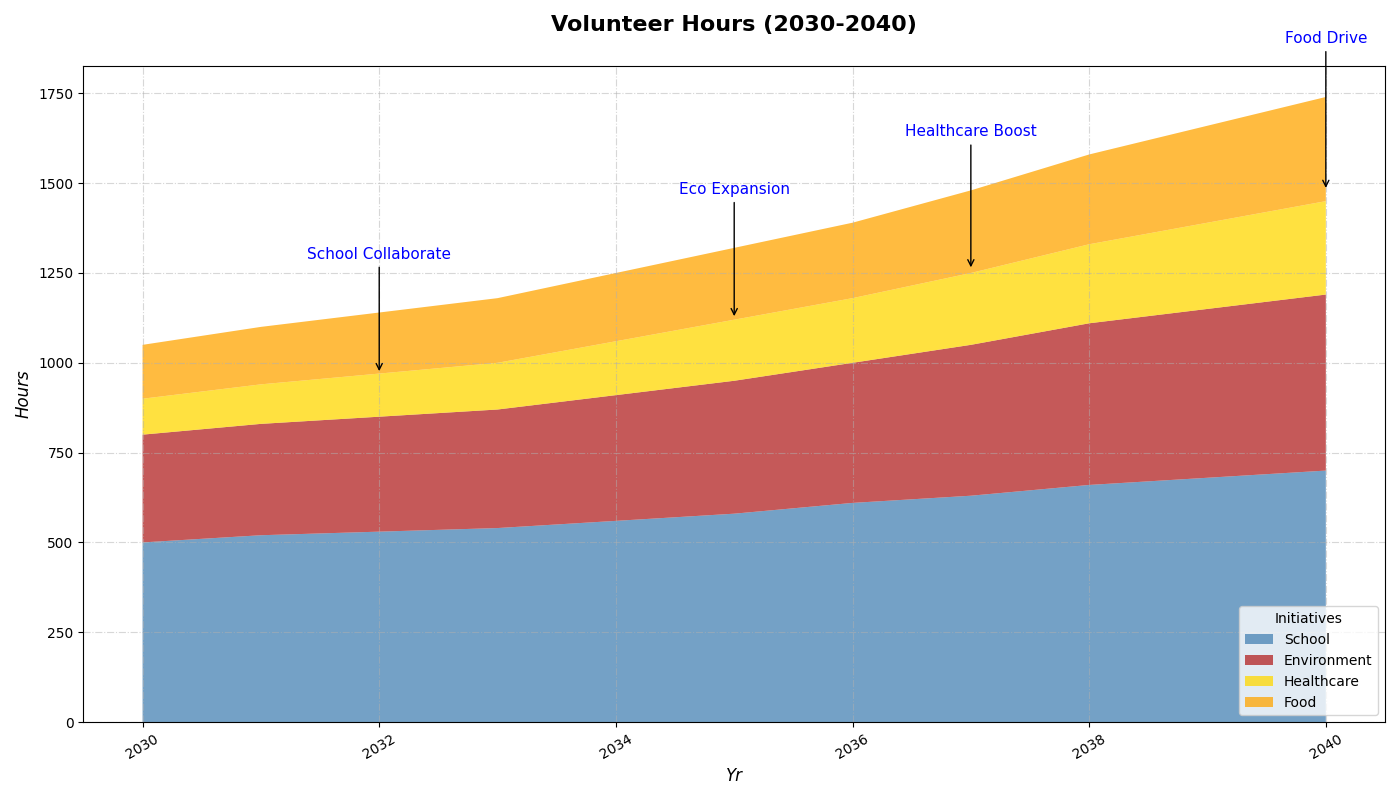

Python code for this plot:
import matplotlib.pyplot as plt
import numpy as np

years = np.arange(2030, 2041)

school_programs = np.array([500, 520, 530, 540, 560, 580, 610, 630, 660, 680, 700])
environmental_projects = np.array([300, 310, 320, 330, 350, 370, 390, 420, 450, 470, 490])
healthcare_support = np.array([100, 110, 120, 130, 150, 170, 180, 200, 220, 240, 260])
food_drives = np.array([150, 160, 170, 180, 190, 200, 210, 230, 250, 270, 290])

plt.figure(figsize=(14, 8))
plt.stackplot(years, school_programs, environmental_projects, healthcare_support, food_drives,
              labels=['School', 'Environment', 'Healthcare', 'Food'],
              colors=['#4682B4', '#B22222', '#FFD700', '#FFA500'], alpha=0.75)

plt.title('Volunteer Hours (2030-2040)', fontsize=16, fontweight='bold', pad=25)
plt.xlabel('Yr', fontsize=12, fontstyle='italic')
plt.ylabel('Hours', fontsize=12, fontstyle='italic')

plt.legend(loc='lower right', title='Initiatives', fontsize=10)

plt.grid(alpha=0.5, linestyle='-.')
plt.xticks(rotation=30)
plt.tight_layout()

milestones = {
    2032: 'School Collaborate',
    2035: 'Eco Expansion',
    2037: 'Healthcare Boost',
    2040: 'Food Drive'
}

for year, text in milestones.items():
    hour_total = sum([school_programs[year-2030], environmental_projects[year-2030], healthcare_support[year-2030], food_drives[year-2030]])
    plt.annotate(text, xy=(year, hour_total*0.85), xytext=(year, hour_total + 150),
                 arrowprops=dict(facecolor='grey', arrowstyle='->'),
                 fontsize=11, ha='center', color='blue')

plt.show()
